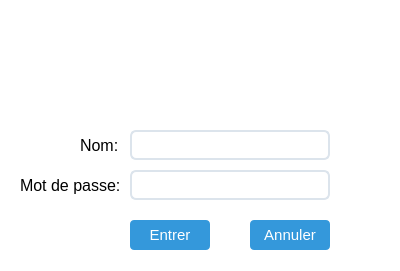
<?xml version="1.0" encoding="UTF-8"?>
<ui version="4.0">
 <class>Login</class>
 <widget class="QWidget" name="Login">
  <property name="geometry">
   <rect>
    <x>0</x>
    <y>0</y>
    <width>400</width>
    <height>271</height>
   </rect>
  </property>
  <property name="maximumSize">
   <size>
    <width>400</width>
    <height>271</height>
   </size>
  </property>
  <property name="windowTitle">
   <string>Login</string>
  </property>
  <property name="styleSheet">
   <string notr="true">background-color: #fff;</string>
  </property>
  <widget class="QPushButton" name="Entre">
   <property name="geometry">
    <rect>
     <x>130</x>
     <y>220</y>
     <width>80</width>
     <height>30</height>
    </rect>
   </property>
   <property name="font">
    <font>
     <pointsize>11</pointsize>
    </font>
   </property>
   <property name="styleSheet">
    <string notr="true">border: none;
background: #3498db;
color: white;
font-size: 16.5px;
text-decoration: none;
border-radius: 4px;
</string>
   </property>
   <property name="text">
    <string>Entrer</string>
   </property>
  </widget>
  <widget class="QLabel" name="LName">
   <property name="geometry">
    <rect>
     <x>80</x>
     <y>130</y>
     <width>41</width>
     <height>30</height>
    </rect>
   </property>
   <property name="font">
    <font>
     <pointsize>12</pointsize>
     <weight>50</weight>
     <bold>false</bold>
    </font>
   </property>
   <property name="layoutDirection">
    <enum>Qt::LeftToRight</enum>
   </property>
   <property name="autoFillBackground">
    <bool>false</bool>
   </property>
   <property name="text">
    <string>Nom: </string>
   </property>
  </widget>
  <widget class="QLabel" name="LPasswd">
   <property name="geometry">
    <rect>
     <x>20</x>
     <y>170</y>
     <width>111</width>
     <height>30</height>
    </rect>
   </property>
   <property name="font">
    <font>
     <pointsize>12</pointsize>
     <weight>50</weight>
     <bold>false</bold>
    </font>
   </property>
   <property name="text">
    <string>Mot de passe: </string>
   </property>
  </widget>
  <widget class="QLineEdit" name="LEName">
   <property name="geometry">
    <rect>
     <x>130</x>
     <y>130</y>
     <width>200</width>
     <height>30</height>
    </rect>
   </property>
   <property name="styleSheet">
    <string notr="true">border: 2px solid #dce4ec;
color: #34495e;
text-indent: 1px;
border-radius: 6px;</string>
   </property>
   <property name="text">
    <string extracomment="test"/>
   </property>
   <property name="placeholderText">
    <string extracomment="Nom"/>
   </property>
  </widget>
  <widget class="QLineEdit" name="LEPass">
   <property name="geometry">
    <rect>
     <x>130</x>
     <y>170</y>
     <width>200</width>
     <height>30</height>
    </rect>
   </property>
   <property name="styleSheet">
    <string notr="true">border: 2px solid #dce4ec;
color: #34495e;
text-indent: 1px;
border-radius: 6px;
</string>
   </property>
  </widget>
  <widget class="QPushButton" name="Cancel">
   <property name="geometry">
    <rect>
     <x>250</x>
     <y>220</y>
     <width>80</width>
     <height>30</height>
    </rect>
   </property>
   <property name="font">
    <font>
     <pointsize>11</pointsize>
    </font>
   </property>
   <property name="styleSheet">
    <string notr="true">border: none;
background: #3498db;
color: white;
font-size: 16.5px;
text-decoration: none;
border-radius: 4px;
</string>
   </property>
   <property name="text">
    <string>Annuler</string>
   </property>
  </widget>
  <widget class="QLabel" name="label">
   <property name="geometry">
    <rect>
     <x>125</x>
     <y>40</y>
     <width>150</width>
     <height>70</height>
    </rect>
   </property>
   <property name="styleSheet">
    <string notr="true">image: url(:/login/login-user-icon.png);</string>
   </property>
   <property name="text">
    <string/>
   </property>
  </widget>
 </widget>
 <resources>
  <include location="icons.qrc"/>
  <include location="../images/images.qrc"/>
 </resources>
 <connections/>
</ui>
